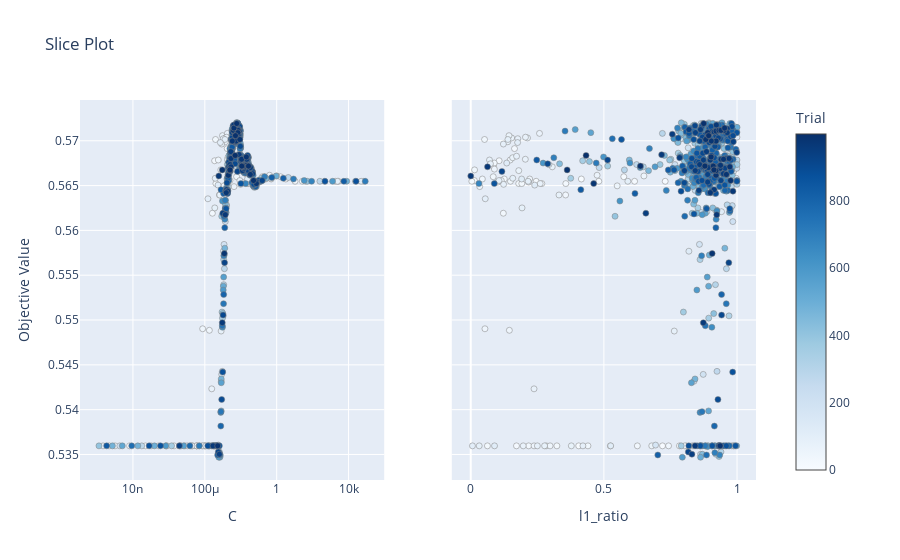

The cell this chart's notebook holds for it:
### Code cell
trial = log_reg_study.best_trial

print("Accuracy: {}".format(trial.value))
print("Best hyperparameters: {}".format(trial.params))
optuna.visualization.plot_slice(log_reg_study)

### Figure 1 — Plotly figure (JSON) as saved in the notebook; plotly's stock layout.template omitted (floating-point values rounded to 4 significant figures; data arrays with more than 128 entries replaced by an {"elided": "..."} marker saying what was removed)
{"data": [{"marker": {"color": {"elided": "1000 int values"}, "colorbar": {"title": {"text": "Trial"}, "x": 1, "xpad": 40}, "colorscale": [[0, "rgb(247,251,255)"], [0.125, "rgb(222,235,247)"], [0.25, "rgb(198,219,239)"], [0.375, "rgb(158,202,225)"], [0.5, "rgb(107,174,214)"], [0.625, "rgb(66,146,198)"], [0.75, "rgb(33,113,181)"], [0.875, "rgb(8,81,156)"], [1, "rgb(8,48,107)"]], "line": {"color": "Grey", "width": 0.5}, "showscale": true}, "mode": "markers", "name": "Feasible Trial", "showlegend": false, "type": "scatter", "x": {"elided": "1000 float values"}, "xaxis": "x", "y": {"elided": "1000 float values"}, "yaxis": "y"}, {"marker": {"color": {"elided": "1000 int values"}, "colorbar": {"title": {"text": "Trial"}, "x": 1, "xpad": 40}, "colorscale": [[0, "rgb(247,251,255)"], [0.125, "rgb(222,235,247)"], [0.25, "rgb(198,219,239)"], [0.375, "rgb(158,202,225)"], [0.5, "rgb(107,174,214)"], [0.625, "rgb(66,146,198)"], [0.75, "rgb(33,113,181)"], [0.875, "rgb(8,81,156)"], [1, "rgb(8,48,107)"]], "line": {"color": "Grey", "width": 0.5}, "showscale": false}, "mode": "markers", "name": "Feasible Trial", "showlegend": false, "type": "scatter", "x": {"elided": "1000 float values"}, "xaxis": "x2", "y": {"elided": "1000 float values"}, "yaxis": "y2"}], "layout": {"title": {"text": "Slice Plot"}, "xaxis": {"anchor": "y", "domain": [0, 0.45], "title": {"text": "C"}, "type": "log"}, "xaxis2": {"anchor": "y2", "domain": [0.55, 1], "title": {"text": "l1_ratio"}}, "yaxis": {"anchor": "x", "domain": [0, 1], "title": {"text": "Objective Value"}}, "yaxis2": {"anchor": "x2", "domain": [0, 1], "matches": "y", "showticklabels": false}}}
